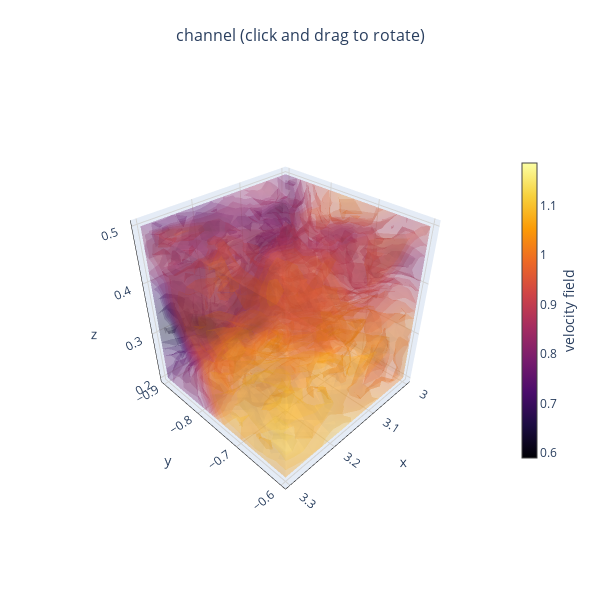

The notebook cell this image was saved under:
### Code cell
"""
3D box demo points : evenly spaced over a 3D volume
    - time : the time to be queried (snapshot number for datasets without a full time evolution).
    - nx,ny,nz : number of points along each axis. total number of points queried will be n_points= nx * ny * nz.
    - x_points, y_points, z_points : point distributions along each axis, evenly spaced over the specified ranges.
        - np.linspace(axis minimum, axis maximum, number of points).
    - points : the points array evenly spaced out over the 3D volume.
        - points array is instantiated as an empty array that will be filled inside the for loops.
"""
time = 1.0

nx = 16
ny = 16
nz = 16
n_points = nx * ny * nz

x_points = np.linspace(3.0, 3.3, nx, dtype = np.float64)
y_points = np.linspace(-0.9, -0.6, ny, dtype = np.float64)
z_points = np.linspace(0.2, 0.5, nz, dtype = np.float64)

points = np.array([axis.ravel() for axis in np.meshgrid(x_points, y_points, z_points, indexing = 'ij')], dtype = np.float64).T

"""
use the tools and processing gizmos.
"""
# process interpolation/differentiation of points.
result = getData(dataset, variable, time, temporal_method, spatial_method, spatial_operator, points)

"""
display sample results on screen.
"""
# set threshold for the number of numpy array elements to display.
np.set_printoptions(threshold = 10)

print(f'num points = {len(points)}')
print(f'\npoints = \n-\n{points}')
# the 1st time index of result corresponds to the final time for the "position" variable and the initial time for all other variables.
print(f'\nresult (1st time index) = \n-\n{result[0]}\n')

"""
with result, generate a 3D volume plot.
    - a simple plot to quickly visualize the queried 3D volume.
""";
if nx >= 2 and ny >= 2 and nz >= 2:
    # user-defined plot parameters.
    # which time of the data to plot (0-based index, so the first time component is specified as 0).
    time_component = 0
    # which component (column) of the data to plot (0-based index, so the first component is specified as 0).
    plot_component = 0
    # maximum number of points to plot along each axis. a stride is calculated to skip points for plotting.
    max_axis_points = 16
    
    # calculate the strides to downscale the plot to avoid plotting more gridpoints than max_axis_points.
    strides = np.ceil(np.array([nx, ny, nz]) / max_axis_points).astype(np.int32)
    
    # reformat 'result' for plotting.
    result_time = result[time_component]
    result_array = np.array(result_time)
    data_plot = np.zeros((nx, ny, nz, len(result_time.columns)), dtype = np.float32)
    x_plot = np.zeros((nx, ny, nz), dtype = np.float64)
    y_plot = np.zeros((nx, ny, nz), dtype = np.float64)
    z_plot = np.zeros((nx, ny, nz), dtype = np.float64)

    for i in range(nx):
        for j in range(ny):
            for k in range(nz):
                x_plot[i, j, k] = x_points[i]
                y_plot[i, j, k] = y_points[j]
                z_plot[i, j, k] = z_points[k]
                data_plot[i, j, k, :] = result_array[i * ny * nz + j * nz + k, :]

    # plot the data.
    fig = go.Figure(
        data = go.Volume(
            x = x_plot[::strides[0], ::strides[1], ::strides[2]].flatten(),
            y = y_plot[::strides[0], ::strides[1], ::strides[2]].flatten(),
            z = z_plot[::strides[0], ::strides[1], ::strides[2]].flatten(),
            value = data_plot[::strides[0], ::strides[1], ::strides[2], plot_component].flatten(),
            isomin = data_plot[::strides[0], ::strides[1], ::strides[2], plot_component].min(),
            isomax = data_plot[::strides[0], ::strides[1], ::strides[2], plot_component].max(),
            opacity = 0.2, surface_count = 17, colorscale = 'inferno',
            colorbar = dict(
                title = dict(text = f'{variable} {spatial_operator}', side = 'right', font = dict(size = 14)),
                thickness = 15, len = 0.75, orientation = 'v',
                x = 1.05, y = 0.5, xanchor = 'left', yanchor = 'middle'),
            hovertemplate =
                '<i>x</i> : %{x:.2f}' +
                '<br><i>y</i> : %{y:.2f}' +
                '<br><i>z</i> : %{z:.2f}' +
                '<br><i>value</i> : %{value:.3f}' +
                '<extra></extra>',
            showlegend = False))

    # update figure layout.
    fig.update_layout(
        title = dict(
            text = f'{dataset_title} (click and drag to rotate)', x = 0.5, y = 0.95, xanchor = 'center', yanchor = 'top', font = dict(size = 16)),
        scene = dict(
            xaxis = dict(title = 'x', gridcolor = 'lightgrey', showline = True, linecolor = 'black'),
            yaxis = dict(title = 'y', gridcolor = 'lightgrey', showline = True, linecolor = 'black'),
            zaxis = dict(title = 'z', gridcolor = 'lightgrey', showline = True, linecolor = 'black'),
            aspectmode = 'data',
            camera = dict(eye = dict(x = 1.5, y = 1.5, z = 1.5)),
            bgcolor = 'white'),
        width = 600, height = 600, plot_bgcolor = 'white', paper_bgcolor = 'white',
        showlegend = False)

    fig.show()

### Figure 1 — Plotly figure (JSON) as saved in the notebook; plotly's stock layout.template omitted (floating-point values rounded to 4 significant figures; data arrays with more than 128 entries replaced by an {"elided": "..."} marker saying what was removed)
{"data": [{"colorbar": {"len": 0.75, "orientation": "v", "thickness": 15, "title": {"font": {"size": 14}, "side": "right", "text": "velocity field"}, "x": 1.05, "xanchor": "left", "y": 0.5, "yanchor": "middle"}, "colorscale": [[0, "#000004"], [0.1111, "#1b0c41"], [0.2222, "#4a0c6b"], [0.3333, "#781c6d"], [0.4444, "#a52c60"], [0.5556, "#cf4446"], [0.6667, "#ed6925"], [0.7778, "#fb9b06"], [0.8889, "#f7d13d"], [1, "#fcffa4"]], "hovertemplate": "<i>x</i> : %{x:.2f}<br><i>y</i> : %{y:.2f}<br><i>z</i> : %{z:.2f}<br><i>value</i> : %{value:.3f}<extra></extra>", "isomax": 1.188, "isomin": 0.5906, "opacity": 0.2, "showlegend": false, "surface": {"count": 17}, "type": "volume", "value": {"elided": "4096 float values"}, "x": {"elided": "4096 float values"}, "y": {"elided": "4096 float values"}, "z": {"elided": "4096 float values"}}], "layout": {"height": 600, "paper_bgcolor": "white", "plot_bgcolor": "white", "scene": {"aspectmode": "data", "bgcolor": "white", "camera": {"eye": {"x": 1.5, "y": 1.5, "z": 1.5}}, "xaxis": {"gridcolor": "lightgrey", "linecolor": "black", "showline": true, "title": {"text": "x"}}, "yaxis": {"gridcolor": "lightgrey", "linecolor": "black", "showline": true, "title": {"text": "y"}}, "zaxis": {"gridcolor": "lightgrey", "linecolor": "black", "showline": true, "title": {"text": "z"}}}, "showlegend": false, "title": {"font": {"size": 16}, "text": "channel (click and drag to rotate)", "x": 0.5, "xanchor": "center", "y": 0.95, "yanchor": "top"}, "width": 600}}
